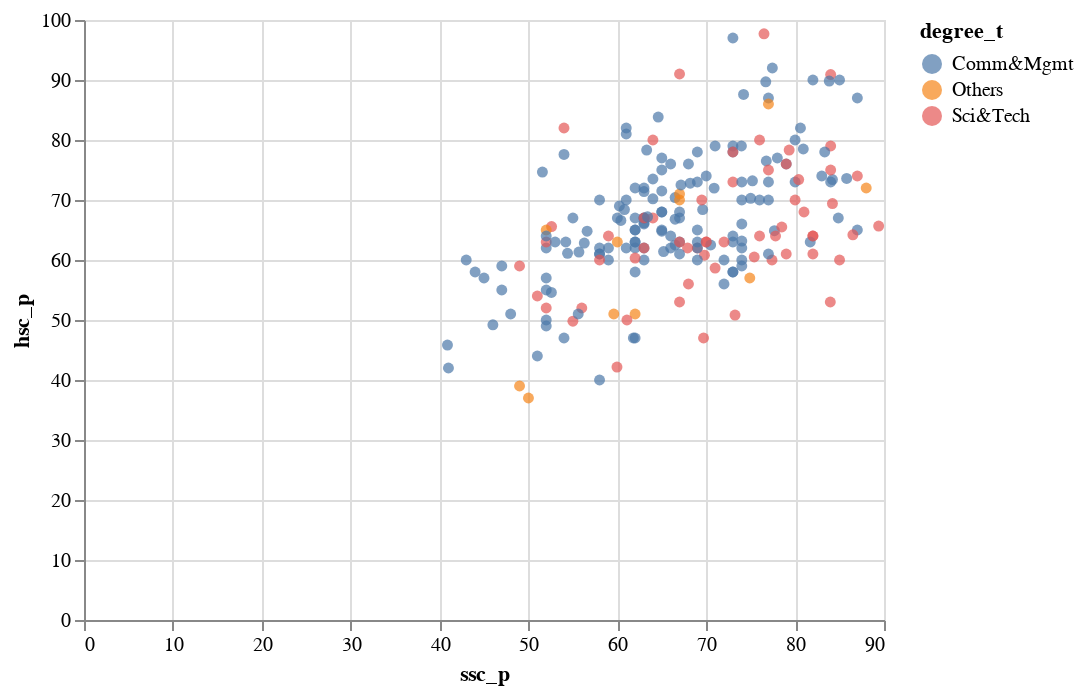

The notebook cell this image was saved under:
### Code cell
# Exploring select and high functionality on a scatter plot
selected_area = alt.selection_interval()
alt.Chart(df).mark_circle().encode(
x='ssc_p',
y='hsc_p',
color='degree_t:N'
).add_selection(
selected_area
)

### Figure 1 — Vega-Lite specification as saved in the notebook (floating-point values rounded to 4 significant figures; data arrays with more than 128 entries replaced by an {"elided": "..."} marker saying what was removed)
{"config": {"view": {"continuousWidth": 400, "continuousHeight": 300}}, "data": {"name": "data-eab38aa42622f99001d0625e19ba0f80"}, "mark": "circle", "encoding": {"color": {"field": "degree_t", "type": "nominal"}, "x": {"field": "ssc_p", "type": "quantitative"}, "y": {"field": "hsc_p", "type": "quantitative"}}, "selection": {"selector001": {"type": "interval"}}, "$schema": "https://vega.github.io/schema/vega-lite/v4.17.0.json", "datasets": {"data-eab38aa42622f99001d0625e19ba0f80": {"elided": "215 records"}}}
